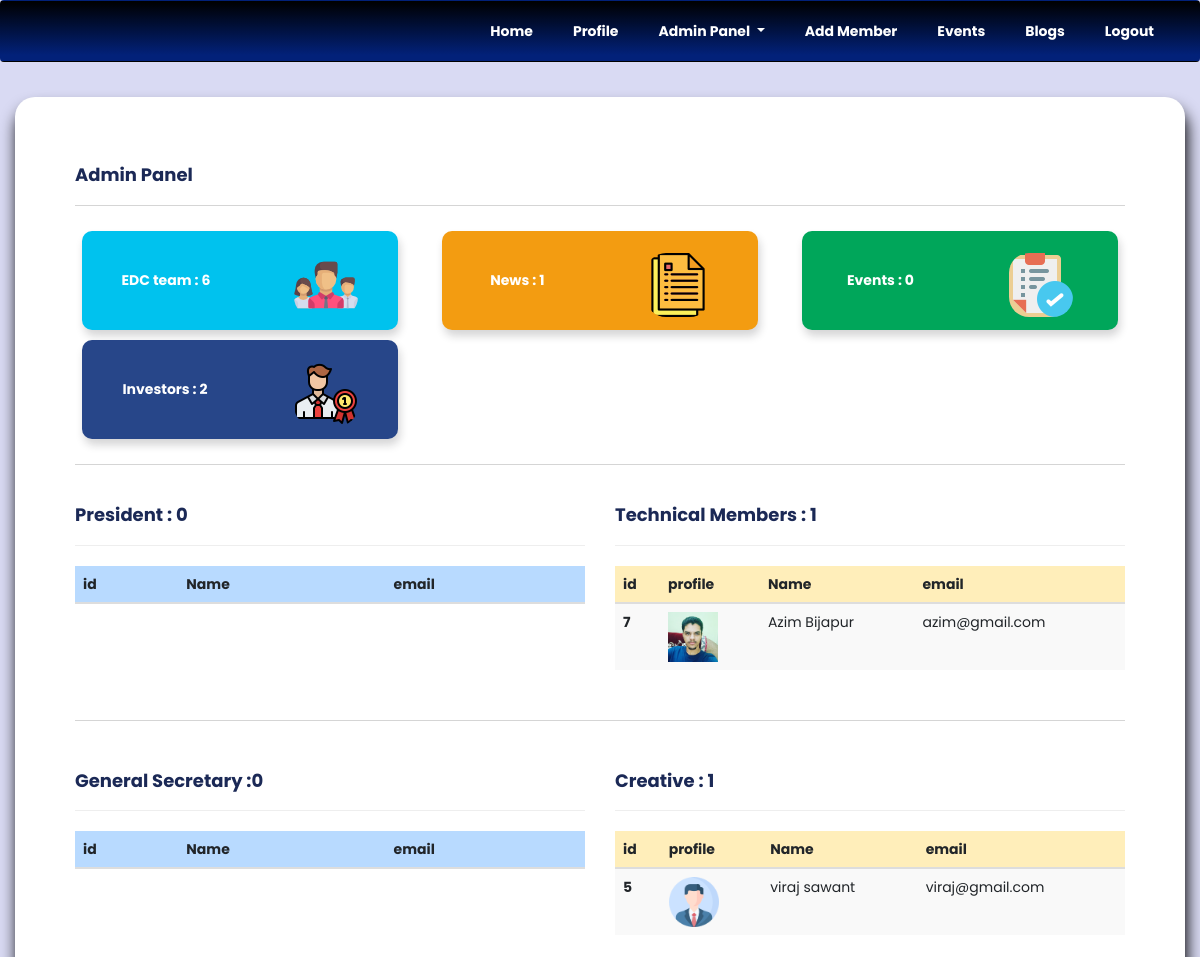
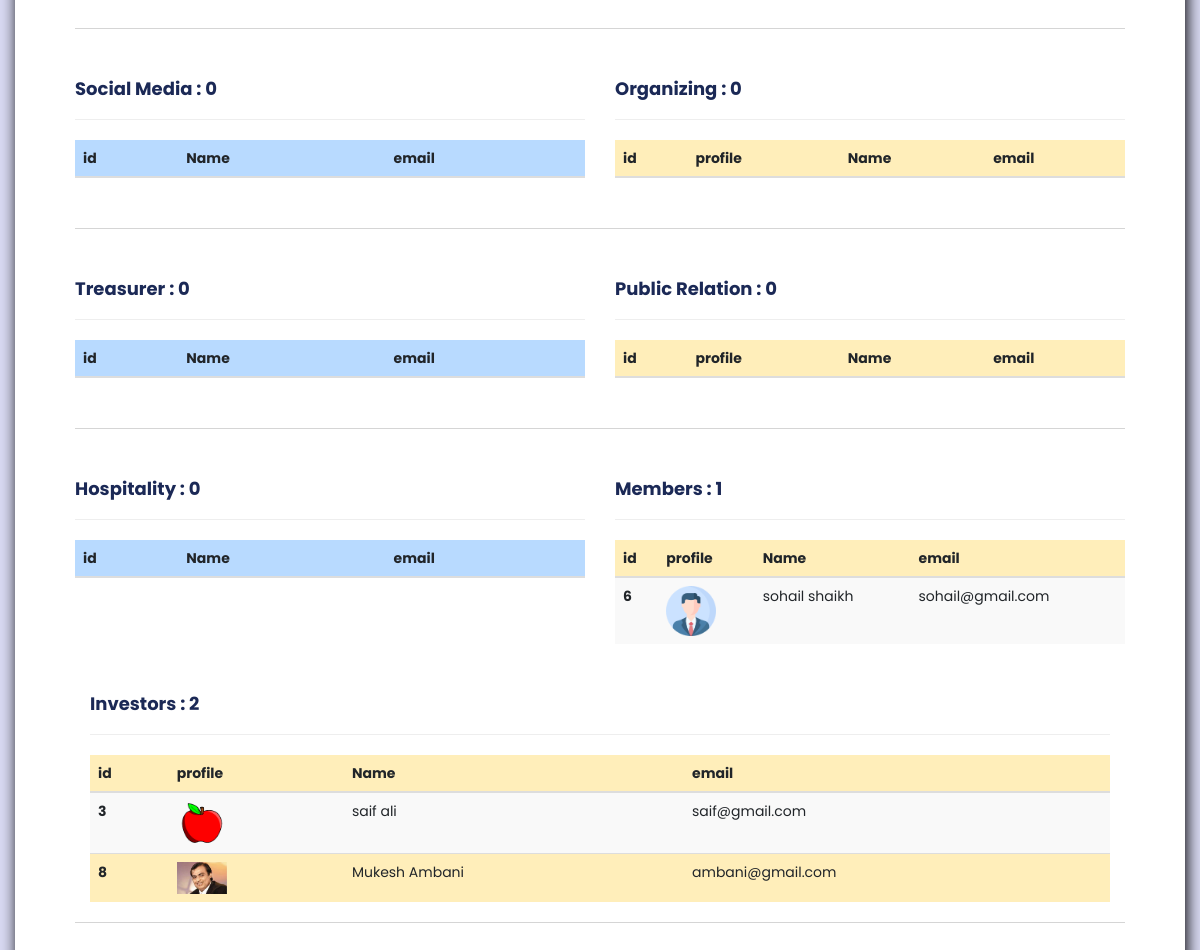
Page /record (signed in) on the committed database (2 pictures, top to bottom).
### app.py (models this page shows, shortened)
class Expert(db.Model, UserMixin):
    __tablename__ = 'expert'
    id = db.Column(db.Integer, primary_key=True)
    email = db.Column(db.Text, nullable=False)
    pwd = db.Column(db.Text, nullable=False)
    fname = db.Column(db.Text, nullable=False)
    lname = db.Column(db.Text, nullable=False)
    phone = db.Column(db.Text, nullable=False)
    verified = db.Column(db.Integer, default=2)
    subject = db.Column(db.String(100))
    branch = db.Column(db.String(100))
    address = db.Column(db.String(100))
    image = db.Column(db.String(100), default='')
    receipt = db.Column(db.String(100), default='')

### app.py (the view)
@app.route('/record', methods=['GET'])
@login_required
def record():
    news = News.query.order_by(News.date.desc()).all()
    if current_user.subject == "Admin":
        newscount = News.query.count()
        userno = Expert.query.filter(Expert.verified == 1).count()
        technicalcount = Expert.query.filter(
            Expert.subject == "Technical", Expert.verified == 1).count()
        members = Expert.query.filter(
            Expert.subject == "Member", Expert.verified == 1).all()
        investor = Expert.query.filter(
            Expert.subject == "Investors", Expert.verified == 1).all()
        investorcount = Expert.query.filter(
            Expert.subject == "Investors", Expert.verified == 1).count()
        memberscount = Expert.query.filter(
            Expert.subject == "Member", Expert.verified == 1).count()
        generalsec = Expert.query.filter(
            Expert.subject == "General Secretary", Expert.verified == 1).all()
        generalseccount = Expert.query.filter(
            Expert.subject == "General Secretary", Expert.verified == 1).count()
        president = Expert.query.filter(
            Expert.subject == "President", Expert.verified == 1).all()
        presidentcount = Expert.query.filter(
            Expert.subject == "President", Expert.verified == 1).count()
        technical = Expert.query.filter(
            Expert.subject == "Technical", Expert.verified == 1).all()
        hospitality = Expert.query.filter(
            Expert.subject == "Hospitality", Expert.verified == 1).all()
        hospitalitycount = Expert.query.filter(
            Expert.subject == "Hospitality", Expert.verified == 1).count()
        publicrelation = Expert.query.filter(
            Expert.subject == "Public Relation", Expert.verified == 1).all()
        publicrelationcount = Expert.query.filter(
            Expert.subject == "Public Relation", Expert.verified == 1).count()
        treasurer = Expert.query.filter(
            Expert.subject == "Treasurer", Expert.verified == 1).all()
        treasurercount = Expert.query.filter(
            Expert.subject == "Treasurer", Expert.verified == 1).count()
        organizing = Expert.query.filter(
            Expert.subject == "Organizing", Expert.verified == 1).all()
        organizingcount = Expert.query.filter(
            Expert.subject == "Organizing", Expert.verified == 1).count()
        social = Expert.query.filter(
            Expert.subject == "Social Media", Expert.verified == 1).all()
        socialcount = Expert.query.filter(
            Expert.subject == "Social Media", Expert.verified == 1).count()
        creative = Expert.query.filter(
            Expert.subject == "Creative", Expert.verified == 1).all()
        creativecount = Expert.query.filter(
            Expert.subject == "Creative", Expert.verified == 1).count()
        return render_template('record.html', technical=technical, members=members, generalsec=generalsec, president=president, hospitality=hospitality, publicrelation=publicrelation, treasurer=treasurer, organizing=organizing, creative=creative, social=social, users=userno, technicalcount=technicalcount,
                               membc=memberscount, generalsecc=generalseccount, presidentc=presidentcount, hospitalityc=hospitalitycount, publicrelationc=publicrelationcount, treasurerc=treasurercount, organizingc=organizingcount, creativec=creativecount, socialc=socialcount, newscount=newscount, member=members, investor=investor, investorcount=investorcount)
    return render_template('Newindex.html', news=news)

### templates/record.html (shortened to what this page needs)
{% extends 'Newbase.html' %}
{% block body %}
<div class="container-fluid">
<body style="background-color:#d9daf3;">
  <div class="jumbotron my-4 rounded-4" style=" border-radius:20px;box-shadow: 2px 12px 16px black; background-color: white;">
    <h3 class="big-title" >Admin Panel </h3>
    <hr>
    <div class="row">
      <div class="col-md-4 ">
          <div class="card my-2 " style="border-radius: 10px; background-color: #00c2ee;">
            <div class="card-body">
              <div class="row">
              <h5 class="card-titlee my-auto mx-auto">EDC team : {{users}} </h5>
              <img  class = "img-fluid mx-auto" style="border: none;" src="/static/images/team.png">
            </div>
            </div>
          </div>
        </div>
      <div class="col-md-4 ">
          <div class="card my-2 " style="border-radius: 10px; background-color: #f39c11;">
            <div class="card-body">
             <div class="row">
              <h5 class="card-titlee my-auto mx-auto">News : {{newscount}} </h5>
              <img  class = "img-fluid mx-auto" style="border: none;" src="/static/images/document.png">
            </div>
            </div>
            </div>
          </div>
        <div class="col-md-4 ">
          <div class="card my-2 " style="border-radius: 10px; background-color: #00a65a;">
            <div class="card-body">
             <div class="row">
              <h5 class="card-titlee my-auto mx-auto">Events : 0 </h5>
              <img  class = "img-fluid mx-auto" style="border: none;" src="/static/images/completed-task.png">
            </div>
            </div>
            </div>
          </div>
        <div class="col-md-4 ">
          <div class="card my-2 " style="border-radius: 10px; background-color: #274689;" >
            <div class="card-body">
             <div class="row">
              <h5 class="card-titlee my-auto mx-auto ">Investors  : {{investorcount}}</h5>
              <img  class = "img-fluid mx-auto" style="border: none;" src="/static/images/expert.png">
            </div>
            </div>
            </div>
          </div>
        </div>
        <hr >
        <div class="row mb-5 " >
          <div class="col-md-6">
        <h3 class="big-title" >President : {{presidentc}} </h3>
        <hr>
        <table class="table table-primary   table-striped">
          <thead>
              <tr>
                <th scope="col">id</th>
                <th scope="col">Name</th>
                <th scope="col">email</th>
              </tr>
            </thead>
        </table>
      </div>
      <div class="col-md-6">
        <h3 class="big-title" >Technical Members  : {{technicalcount}} </h3>
        <hr>
        <table class="table table-warning   table-striped">
          <thead>
              <tr>
                <th scope="col">id</th>
                <th scope="col">profile</th>
                <th scope="col">Name</th>
                <th scope="col">email</th>
              </tr>
              <tbody>
                  {% for res in technical %}
                  <tr>
                    <th scope="row">{{res.id}}</th>
                    <th scope="row"><img class="" src="../static/expert_images/{{res.image}}" style="width:50px; "></th>
                    <td>{{res.fname +" " + res.lname}}</td>
                    <td>{{res.email}}</td>
                  </tr>
                  {% endfor%}
                </tbody>
            </thead>
        </table>
      </div>
    </div>
    <hr>
        <div class="row my-5">
          <div class="col-md-6">
        <h3 class="big-title" >General Secretary :{{generalsecc}} </h3>
        <hr>
        <table class="table table-primary   table-striped">
          <thead>
              <tr>
                <th scope="col">id</th>
                <th scope="col">Name</th>
                <th scope="col">email</th>
              </tr>
            </thead>
        </table>
      </div>
      <div class="col-md-6">
        <h3 class="big-title" >Creative  : {{creativec}} </h3>
        <hr>
        <table class="table table-warning   table-striped">
          <thead>
              <tr>
                <th scope="col">id</th>
                <th scope="col">profile</th>
                <th scope="col">Name</th>
                <th scope="col">email</th>
              </tr>
              <tbody>
                  {% for res in creative %}
                  <tr>
                    <th scope="row">{{res.id}}</th>
                    <th scope="row"><img class="" src="../static/expert_images/{{res.image}}" style="width:50px; "></th>
                    <td>{{res.fname +" " + res.lname}}</td>
                    <td>{{res.email}}</td>
                  </tr>
                  {% endfor%}
                </tbody>
            </thead>
        </table>
      </div>
    </div>
    <hr>
        <div class="row my-5">
          <div class="col-md-6">
        <h3 class="big-title" >Social Media : {{socialc}} </h3>
        <hr>
        <table class="table table-primary   table-striped">
          <thead>
              <tr>
                <th scope="col">id</th>
                <th scope="col">Name</th>
                <th scope="col">email</th>
              </tr>
            </thead>
        </table>
      </div>
      <div class="col-md-6">
        <h3 class="big-title" >Organizing  : {{organizingc}} </h3>
        <hr>
        <table class="table table-warning   table-striped">
          <thead>
              <tr>
                <th scope="col">id</th>
                <th scope="col">profile</th>
                <th scope="col">Name</th>
                <th scope="col">email</th>
              </tr>
            </thead>
        </table>
      </div>
    </div>
    <hr>
        <div class="row my-5">
          <div class="col-md-6">
        <h3 class="big-title" >Treasurer : {{treasurerc}} </h3>
        <hr>
        <table class="table table-primary   table-striped">
          <thead>
              <tr>
                <th scope="col">id</th>
                <th scope="col">Name</th>
                <th scope="col">email</th>
              </tr>
            </thead>
        </table>
      </div>
      <div class="col-md-6">
        <h3 class="big-title" >Public Relation  : {{publicrelationc}} </h3>
        <hr>
        <table class="table table-warning   table-striped">
          <thead>
              <tr>
                <th scope="col">id</th>
                <th scope="col">profile</th>
                <th scope="col">Name</th>
                <th scope="col">email</th>
              </tr>
            </thead>
        </table>
      </div>
    </div>
    <hr>
        <div class="row my-5">
          <div class="col-md-6">
        <h3 class="big-title" >Hospitality : {{hospitalityc}} </h3>
        <hr>
        <table class="table table-primary   table-striped">
          <thead>
              <tr>
                <th scope="col">id</th>
                <th scope="col">Name</th>
                <th scope="col">email</th>
              </tr>
            </thead>
        </table>
      </div>
      <div class="col">
        <h3 class="big-title" >Members  : {{membc}} </h3>
        <hr>
        <table class="table table-warning   table-striped">
          <thead>
              <tr>
                <th scope="col">id</th>
                <th scope="col">profile</th>
                <th scope="col">Name</th>
                <th scope="col">email</th>
              </tr>
              <tbody>
                  {% for res in member %}
                  <tr>
                    <th scope="row">{{res.id}}</th>
                    <th scope="row"><img class="" src="../static/expert_images/{{res.image}}" style="width:50px; "></th>
                    <td>{{res.fname +" " + res.lname}}</td>
                    <td>{{res.email}}</td>
                  </tr>
                  {% endfor%}
                </tbody>
            </thead>
        </table>
      </div>
      </div>
      <div class="col">
        <h3 class="big-title" >Investors  : {{investorcount}} </h3>
        <hr>
        <table class="table table-warning   table-striped">
          <thead>
              <tr>
                <th scope="col">id</th>
                <th scope="col">profile</th>
                <th scope="col">Name</th>
                <th scope="col">email</th>
              </tr>
              <tbody>
                  {% for res in investor %}
                  <tr>
                    <th scope="row">{{res.id}}</th>
                    <th scope="row"><img class="" src="../static/expert_images/{{res.image}}" style="width:50px; "></th>
                    <td>{{res.fname +" " + res.lname}}</td>
                    <td>{{res.email}}</td>
                  </tr>
                  {% endfor%}
                </tbody>
            </thead>
        </table>
    </div>
    <hr>
      </div>
        </div>
      </body>
{% endblock %}

### templates/Newbase.html (shortened to what this page needs)
<!DOCTYPE html>
<html lang="en">
  <head>
    <link
      rel="stylesheet"
      href="https://cdn.jsdelivr.net/npm/bootstrap-icons@1.3.0/font/bootstrap-icons.css"
    />
    <link
      rel="stylesheet"
      href="https://stackpath.bootstrapcdn.com/bootstrap/4.3.1/css/bootstrap.min.css"
    />
    <link
      rel="stylesheet"
      href="https://cdnjs.cloudflare.com/ajax/libs/font-awesome/6.0.0/css/all.min.css"
    />
    <link rel="stylesheet" href="https://unpkg.com/aos@next/dist/aos.css" />
  </head>
  <body>
    <nav
      class="navbar navbar-dark navbar-expand-lg fixed"
      style="
        background-color: #3aa3c3;
        background-image: linear-gradient(0deg, #022179 10%, #000000 100%);
      "
    >
      <div class="collapse navbar-collapse float-right" id="navbarsExample01">
        <ul class="nav text-light justify-content-center fw-bold float-right">
          <li class="nav-item text-light active m-2">
            <a class="nav-link" href="/"
              >Home <span class="sr-only fw-bold">(current)</span></a
            >
          </li>
          {% if current_user.is_authenticated %}
          <li class="nav-item text-light active m-2">
            <a class="nav-link" href="/profile"
              >Profile </a>
          </li>
          {% endif %} {% if current_user.subject=="Admin" %}
          <li class="nav-item active m-2 dropdown">
            <a
              class="nav-link dropdown-toggle"
              href="#"
              id="navbarDropdown"
              role="button"
              data-bs-toggle="dropdown"
              aria-expanded="false"
            >
              Admin Panel
            </a>
          </li>
          {%endif%} {% if current_user.is_authenticated and
          current_user.subject=="Admin" %}
          <li class="nav-item m-2 active">
            <a class="nav-link" href="/expertsignup">Add Member</a>
          </li>
          {% endif %} {% if current_user.is_authenticated %}
          <li class="nav-item m-2 active">
            <a class="nav-link" href="/memberpage">Events</a>
          </li>
          <li class="nav-item m-2 active">
            <a class="nav-link" href="/posts">Blogs</a>
          </li>
          {% endif %} {% if current_user.is_authenticated %} {%endif%}  {% if current_user.is_authenticated %}
          <li class="nav-item m-2 active">
            <a class="nav-link" href="/logout">Logout</a>
          </li>
          {% endif %}
        </ul>
      </div>
    </nav>
    {% block body %} {% endblock %}
    <link
      href="https://stackpath.bootstrapcdn.com/bootstrap/3.4.1/css/bootstrap.min.css"
      rel="stylesheet"
    />
    <link
      href="https://cdn.jsdelivr.net/npm/summernote@0.8.18/dist/summernote.min.css"
      rel="stylesheet"
    />
    <link rel="stylesheet" href="../static/css/main.css" />
  </body>
</html>

### rows in the picture
Expert: id "7", image (picture), fname+lname "Azim Bijapur", email "azim@gmail.com"
Expert: id "5", image (picture), fname+lname "viraj sawant", email "viraj@gmail.com"
Expert: id "6", image (picture), fname+lname "sohail shaikh", email "sohail@gmail.com"
Expert: id "3", image (picture), fname+lname "saif ali", email "saif@gmail.com"
Expert: id "8", image (picture), fname+lname "Mukesh Ambani", email "ambani@gmail.com"

### other values in the picture
{{ users }} "6"
{{ newscount }} "1"
{{ investorcount }} "2"
{{ presidentc }} "0"
{{ technicalcount }} "1"
{{ generalsecc }} "0"
{{ creativec }} "1"
{{ socialc }} "0"
{{ organizingc }} "0"
{{ treasurerc }} "0"
{{ publicrelationc }} "0"
{{ hospitalityc }} "0"
{{ membc }} "1"
